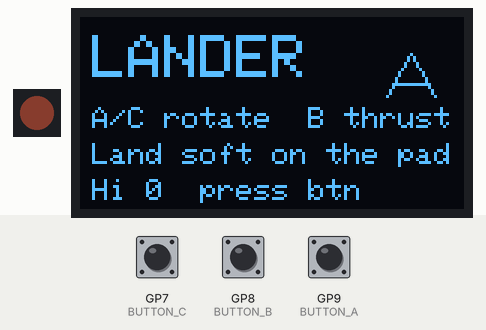
Bench run of a sketch on a simulated Raspberry Pi Pico. Shown: 1 RGB LEDs in strip order, left to right, 128×64 one-colour display. Inputs (shaded band) come from the test bench; at power-on: GP7 (BUTTON_C) HIGH, GP8 (BUTTON_B) HIGH, GP9 (BUTTON_A) HIGH. Dim RGB values are drawn brighter than linear; random numbers use the default seed unless the sketch sets one; what the sketch prints to the serial monitor is not drawn.

Above: at 1.5 s.
1.6 s: GP7 (BUTTON_C) pulled LOW for 0.15 s
At 1.8 s:
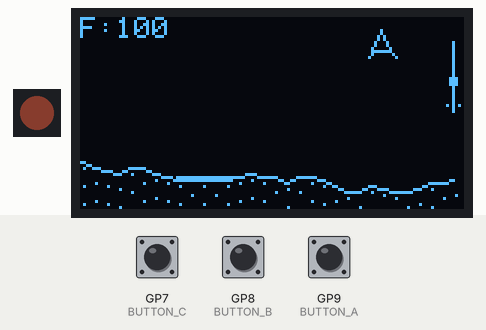
2.3 s: GP8 (BUTTON_B) pulled LOW for 0.15 s
At 2.72 s:
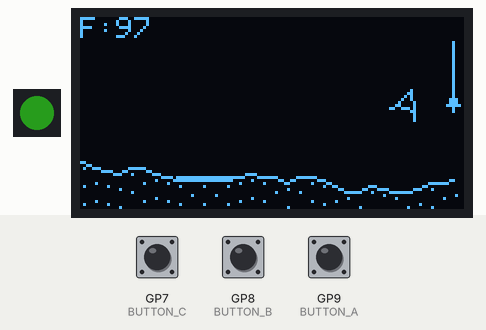
3.0 s: GP8 (BUTTON_B) pulled LOW for 1 s
At 3.34 s:
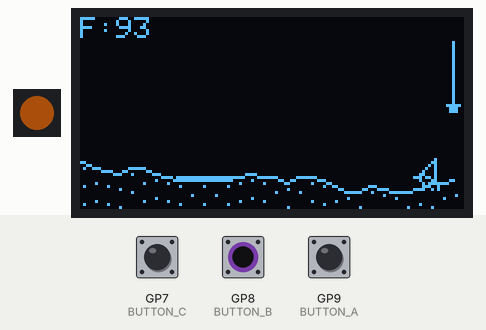
4.6 s: GP9 (BUTTON_A) pulled LOW for 0.15 s
At 4.89 s:
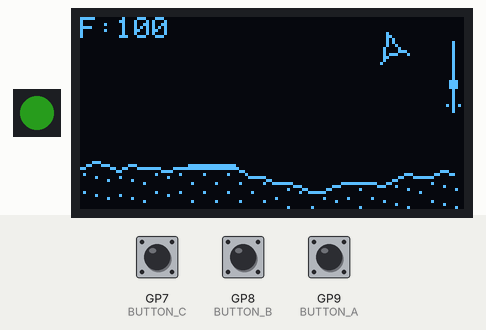
5.3 s: GP7 (BUTTON_C) pulled LOW for 1 s
At 5.51 s:
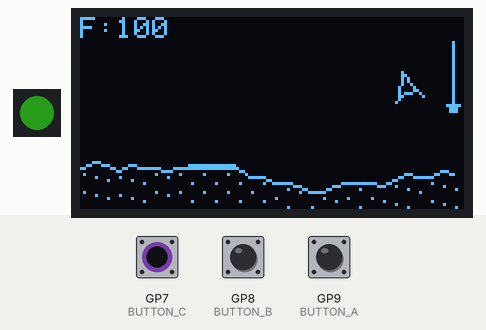
6.9 s: GP9 (BUTTON_A) pulled LOW for 1 s
At 8.14 s:
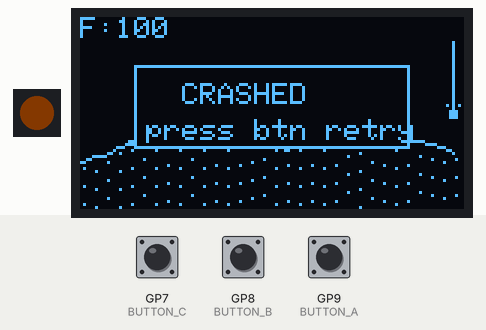
Timing chart, 0 to 9.5 s (numbered marks = the images above; inputs shaded):
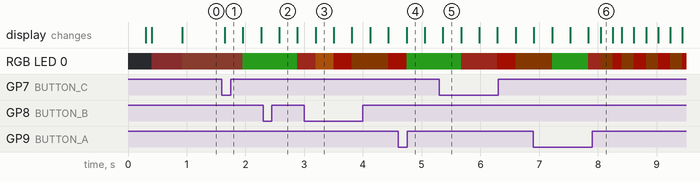

The sketch:

rp2040_moon_lander.ino
```cpp
// Moon Lander for Adafruit Feather RP2040 + 128x64 OLED FeatherWing (SH1107)
//
// Controls:
//   A     = rotate left
//   C     = rotate right
//   B     = thrust (burns fuel)
//   A/B/C = start / retry from title or result screen
//
// Land on a flat pad slowly and upright. Too fast, tilted, or on rough
// ground = crater.
//
// Libraries: Adafruit SH110x, Adafruit GFX, Adafruit NeoPixel, Adafruit BusIO
// Board: Adafruit Feather RP2040 (Earle Philhower core)

#include <Wire.h>
#include <Adafruit_GFX.h>
#include <Adafruit_SH110X.h>
#include <Adafruit_NeoPixel.h>
#include <math.h>

#define BUTTON_A 9
#define BUTTON_B 8
#define BUTTON_C 7

#ifndef PIN_NEOPIXEL
#define PIN_NEOPIXEL 16
#endif

static const int SCREEN_W = 128;
static const int SCREEN_H = 64;
static const float DEG = 0.0174533f;
static const float PI2 = 6.2831853f;

// World: y+ is down (screen space)
static const float GRAVITY = 0.012f;
static const float THRUST_ACCEL = 0.028f;
static const float ROT_SPEED = 2.8f * DEG;  // per frame-unit
static const float MAX_LAND_VY = 0.55f;
static const float MAX_LAND_VX = 0.35f;
static const float MAX_LAND_ANGLE = 18.0f * DEG;  // from upright (-90°)
static const float FUEL_MAX = 100.0f;
static const float FUEL_BURN = 0.35f;  // per thrust frame-unit

Adafruit_SH1107 display = Adafruit_SH1107(64, 128, &Wire);
Adafruit_NeoPixel pixel(1, PIN_NEOPIXEL, NEO_GRB + NEO_KHZ800);

enum GameState : uint8_t { TITLE, FLYING, LANDED, CRASHED };
GameState state = TITLE;

struct Lander {
  float x, y;
  float vx, vy;
  float angle;  // radians; -PI/2 = nose up
  float fuel;
  bool thrusting;
};

static const uint8_t GROUND_N = 32;  // columns of terrain (4 px each)
int8_t groundY[GROUND_N];            // top of ground in pixels
bool padFlat[GROUND_N];

Lander ship;
uint16_t score = 0;
uint16_t highScore = 0;
uint8_t padLeft = 0, padRight = 0;  // inclusive ground columns

unsigned long lastFrame = 0;
unsigned long lastPixel = 0;
unsigned long inputLockUntil = 0;
uint16_t hue = 0;
uint8_t crashTick = 0;

bool aDown = false, bDown = false, cDown = false;

void setNeo(uint8_t r, uint8_t g, uint8_t b) {
  pixel.setPixelColor(0, pixel.Color(r, g, b));
  pixel.show();
}

float wrapAngle(float a) {
  while (a < -PI2 * 0.5f) a += PI2;
  while (a > PI2 * 0.5f) a -= PI2;
  return a;
}

// Upright nose-up is -PI/2
float tiltFromUpright(float angle) {
  float upright = -PI2 * 0.25f;
  float d = angle - upright;
  while (d > PI2 * 0.5f) d -= PI2;
  while (d < -PI2 * 0.5f) d += PI2;
  return fabsf(d);
}

void generateTerrain() {
  // Rolling hills via low-freq random walk
  int y = 48;
  for (uint8_t i = 0; i < GROUND_N; i++) {
    y += (int)(rp2040.hwrand32() % 5) - 2;
    if (y < 36) y = 36;
    if (y > 58) y = 58;
    groundY[i] = (int8_t)y;
    padFlat[i] = false;
  }

  // Carve one flat landing pad (3–5 columns)
  uint8_t padW = 3 + (rp2040.hwrand32() % 3);
  padLeft = 2 + (rp2040.hwrand32() % (GROUND_N - padW - 4));
  padRight = padLeft + padW - 1;
  int8_t padY = groundY[padLeft];
  for (uint8_t i = padLeft; i <= padRight; i++) {
    groundY[i] = padY;
    padFlat[i] = true;
  }
  // Soft shoulders
  if (padLeft > 0) groundY[padLeft - 1] = (groundY[padLeft - 1] + padY) / 2;
  if (padRight + 1 < GROUND_N) groundY[padRight + 1] = (groundY[padRight + 1] + padY) / 2;
}

int groundAtPixelX(float x) {
  int col = (int)(x / 4.0f);
  if (col < 0) col = 0;
  if (col >= GROUND_N) col = GROUND_N - 1;
  return groundY[col];
}

bool onPad(float x) {
  int col = (int)(x / 4.0f);
  if (col < 0 || col >= GROUND_N) return false;
  return padFlat[col];
}

void resetShip() {
  ship.x = 20.0f + (rp2040.hwrand32() % 90);
  ship.y = 8.0f;
  ship.vx = ((int)(rp2040.hwrand32() % 7) - 3) * 0.08f;
  ship.vy = 0.05f;
  ship.angle = -PI2 * 0.25f;
  ship.fuel = FUEL_MAX;
  ship.thrusting = false;
}

void startGame() {
  generateTerrain();
  resetShip();
  state = FLYING;
  crashTick = 0;
}

void handleInput(float dt) {
  bool a = digitalRead(BUTTON_A) == LOW;
  bool b = digitalRead(BUTTON_B) == LOW;
  bool c = digitalRead(BUTTON_C) == LOW;
  bool acceptStart = millis() >= inputLockUntil;

  ship.thrusting = false;

  if ((state == TITLE || state == LANDED || state == CRASHED) && acceptStart) {
    if ((a && !aDown) || (b && !bDown) || (c && !cDown)) {
      startGame();
    }
  } else if (state == FLYING) {
    float rot = ROT_SPEED * (dt * 60.0f);
    if (a) ship.angle = wrapAngle(ship.angle - rot);
    if (c) ship.angle = wrapAngle(ship.angle + rot);
    if (b && ship.fuel > 0.0f) {
      ship.thrusting = true;
      float burn = FUEL_BURN * (dt * 60.0f);
      if (burn > ship.fuel) burn = ship.fuel;
      ship.fuel -= burn;
      float t = THRUST_ACCEL * (dt * 60.0f);
      // Thrust along nose direction (angle points to nose)
      ship.vx += cosf(ship.angle) * t;
      ship.vy += sinf(ship.angle) * t;
    }
  }

  aDown = a;
  bDown = b;
  cDown = c;
}

void updateFlight(float dt) {
  if (state != FLYING) return;

  float scale = dt * 60.0f;
  ship.vy += GRAVITY * scale;
  // light drag so it doesn't feel floaty forever
  ship.vx *= powf(0.995f, scale);
  ship.vy *= powf(0.998f, scale);

  ship.x += ship.vx * scale;
  ship.y += ship.vy * scale;

  // Keep on screen horizontally (bounce gently)
  if (ship.x < 3.0f) { ship.x = 3.0f; ship.vx = fabsf(ship.vx) * 0.4f; }
  if (ship.x > SCREEN_W - 3.0f) { ship.x = SCREEN_W - 3.0f; ship.vx = -fabsf(ship.vx) * 0.4f; }

  // Ceiling
  if (ship.y < 2.0f) { ship.y = 2.0f; ship.vy = fabsf(ship.vy) * 0.3f; }

  float gy = (float)groundAtPixelX(ship.x);
  // Ship "feet" a few px below center
  float feet = ship.y + 4.0f;
  if (feet >= gy) {
    ship.y = gy - 4.0f;
    bool goodPad = onPad(ship.x);
    bool soft = (ship.vy <= MAX_LAND_VY) && (fabsf(ship.vx) <= MAX_LAND_VX);
    bool upright = tiltFromUpright(ship.angle) <= MAX_LAND_ANGLE;

    if (goodPad && soft && upright) {
      float landVy = ship.vy;
      ship.vx = 0;
      ship.vy = 0;
      state = LANDED;
      uint16_t s = (uint16_t)ship.fuel + (uint16_t)((MAX_LAND_VY - landVy) * 40.0f);
      if (s < 10) s = 10;
      score = s;
      if (score > highScore) highScore = score;
    } else {
      state = CRASHED;
      crashTick = 0;
      score = 0;
    }
  }
}

void drawTerrain() {
  for (uint8_t i = 0; i < GROUND_N - 1; i++) {
    int16_t x0 = i * 4;
    int16_t x1 = (i + 1) * 4;
    display.drawLine(x0, groundY[i], x1, groundY[i + 1], SH110X_WHITE);
  }
  // Fill below ground with sparse dust (cheap texture)
  for (uint8_t i = 0; i < GROUND_N; i++) {
    int16_t x = i * 4 + 1;
    for (int16_t y = groundY[i] + 2; y < SCREEN_H; y += 3) {
      if (((i + y) & 1) == 0) display.drawPixel(x, y, SH110X_WHITE);
    }
  }
  // Mark pad with double line
  for (uint8_t i = padLeft; i <= padRight; i++) {
    int16_t x0 = i * 4;
    display.drawFastHLine(x0, groundY[i] - 1, 4, SH110X_WHITE);
  }
}

void drawLander() {
  float c = cosf(ship.angle), s = sinf(ship.angle);
  auto tx = [&](float lx, float ly) -> int16_t {
    return (int16_t)(ship.x + lx * c - ly * s + 0.5f);
  };
  auto ty = [&](float lx, float ly) -> int16_t {
    return (int16_t)(ship.y + lx * s + ly * c + 0.5f);
  };

  // Capsule body + landing legs
  int16_t noseX = tx(4.0f, 0), noseY = ty(4.0f, 0);
  int16_t lX = tx(-3.0f, -3.0f), lY = ty(-3.0f, -3.0f);
  int16_t rX = tx(-3.0f,  3.0f), rY = ty(-3.0f,  3.0f);
  int16_t legLX = tx(-5.0f, -4.5f), legLY = ty(-5.0f, -4.5f);
  int16_t legRX = tx(-5.0f,  4.5f), legRY = ty(-5.0f,  4.5f);

  if (state == CRASHED) {
    // Debris cloud
    for (uint8_t i = 0; i < 10; i++) {
      int16_t dx = (int16_t)((rp2040.hwrand32() % 11) - 5);
      int16_t dy = (int16_t)((rp2040.hwrand32() % 9) - 4);
      display.drawPixel((int16_t)ship.x + dx, (int16_t)ship.y + dy, SH110X_WHITE);
    }
    return;
  }

  display.drawLine(noseX, noseY, lX, lY, SH110X_WHITE);
  display.drawLine(lX, lY, rX, rY, SH110X_WHITE);
  display.drawLine(rX, rY, noseX, noseY, SH110X_WHITE);
  display.drawLine(lX, lY, legLX, legLY, SH110X_WHITE);
  display.drawLine(rX, rY, legRX, legRY, SH110X_WHITE);

  if (ship.thrusting) {
    int16_t fx = tx(-7.0f, 0), fy = ty(-7.0f, 0);
    display.drawLine(lX, lY, fx, fy, SH110X_WHITE);
    display.drawLine(rX, rY, fx, fy, SH110X_WHITE);
  }
}

void drawHUD() {
  display.setTextSize(1);
  display.setTextColor(SH110X_WHITE);
  display.setCursor(0, 0);
  display.printf("F:%d", (int)(ship.fuel + 0.5f));

  // Vertical speed as bar on right (safe zone marked)
  int16_t meterX = 124;
  display.drawFastVLine(meterX, 8, 24, SH110X_WHITE);
  int vyMark = 20 + (int)(ship.vy * 18.0f);
  if (vyMark < 8) vyMark = 8;
  if (vyMark > 32) vyMark = 32;
  display.fillRect(meterX - 1, vyMark - 1, 3, 3, SH110X_WHITE);
  // Safe threshold tick
  int safeY = 20 + (int)(MAX_LAND_VY * 18.0f);
  display.drawPixel(meterX - 2, safeY, SH110X_WHITE);
  display.drawPixel(meterX + 2, safeY, SH110X_WHITE);
}

void drawFrame() {
  display.clearDisplay();
  display.setTextColor(SH110X_WHITE);

  if (state == TITLE) {
    display.setTextSize(2);
    display.setCursor(4, 6);
    display.print(F("LANDER"));
    display.setTextSize(1);
    display.setCursor(4, 30);
    display.print(F("A/C rotate  B thrust"));
    display.setCursor(4, 42);
    display.print(F("Land soft on the pad"));
    display.setCursor(4, 54);
    display.printf("Hi %u  press btn", highScore);
    // Tiny lander doodle
    display.drawTriangle(110, 12, 104, 22, 116, 22, SH110X_WHITE);
    display.drawLine(104, 22, 102, 26, SH110X_WHITE);
    display.drawLine(116, 22, 118, 26, SH110X_WHITE);
    display.display();
    return;
  }

  drawTerrain();
  drawLander();
  drawHUD();

  if (state == LANDED) {
    display.fillRect(14, 16, 100, 28, SH110X_BLACK);
    display.drawRect(14, 16, 100, 28, SH110X_WHITE);
    display.setCursor(28, 22);
    display.print(F("TOUCHDOWN!"));
    display.setCursor(22, 34);
    display.printf("Score %u  btn", score);
  } else if (state == CRASHED) {
    display.fillRect(18, 16, 92, 28, SH110X_BLACK);
    display.drawRect(18, 16, 92, 28, SH110X_WHITE);
    display.setCursor(34, 22);
    display.print(F("CRASHED"));
    display.setCursor(22, 34);
    display.print(F("press btn retry"));
  }

  display.display();
}

void updateNeoPixel() {
  unsigned long now = millis();
  if (now - lastPixel < 30) return;
  lastPixel = now;

  if (state == TITLE) {
    hue += 120;
    // dusty moon grey-blue shimmer
    pixel.setPixelColor(0, pixel.gamma32(pixel.ColorHSV(hue, 80, 140)));
    pixel.show();
  } else if (state == LANDED) {
    setNeo(20, 180, 40);
  } else if (state == CRASHED) {
    setNeo(((now / 200) % 2) ? 200 : 40, 20, 0);
  } else if (ship.thrusting) {
    setNeo(255, 120, 20);
  } else {
    // Greener when descending slowly
    uint8_t g = ship.vy < MAX_LAND_VY ? 160 : 40;
    uint8_t r = ship.vy < MAX_LAND_VY ? 40 : 160;
    setNeo(r, g, 30);
  }
}

void setup() {
  Serial.begin(115200);

#if defined(NEOPIXEL_POWER)
  pinMode(NEOPIXEL_POWER, OUTPUT);
  digitalWrite(NEOPIXEL_POWER, HIGH);
#endif
  pixel.begin();
  pixel.setBrightness(45);

  pinMode(BUTTON_A, INPUT_PULLUP);
  pinMode(BUTTON_B, INPUT_PULLUP);
  pinMode(BUTTON_C, INPUT_PULLUP);

  delay(250);
  if (!display.begin(0x3C, true)) {
    display.begin(0x3D, true);
  }
  display.setRotation(1);
  display.clearDisplay();
  display.display();
  delay(50);

  aDown = digitalRead(BUTTON_A) == LOW;
  bDown = digitalRead(BUTTON_B) == LOW;
  cDown = digitalRead(BUTTON_C) == LOW;
  inputLockUntil = millis() + 800;

  state = TITLE;
  lastFrame = millis();
  drawFrame();
  Serial.println(F("Moon Lander ready"));
}

void loop() {
  unsigned long now = millis();
  float dt = (now - lastFrame) / 1000.0f;
  if (dt > 0.05f) dt = 0.05f;
  lastFrame = now;

  handleInput(dt);
  updateFlight(dt);
  drawFrame();
  updateNeoPixel();
}
```
